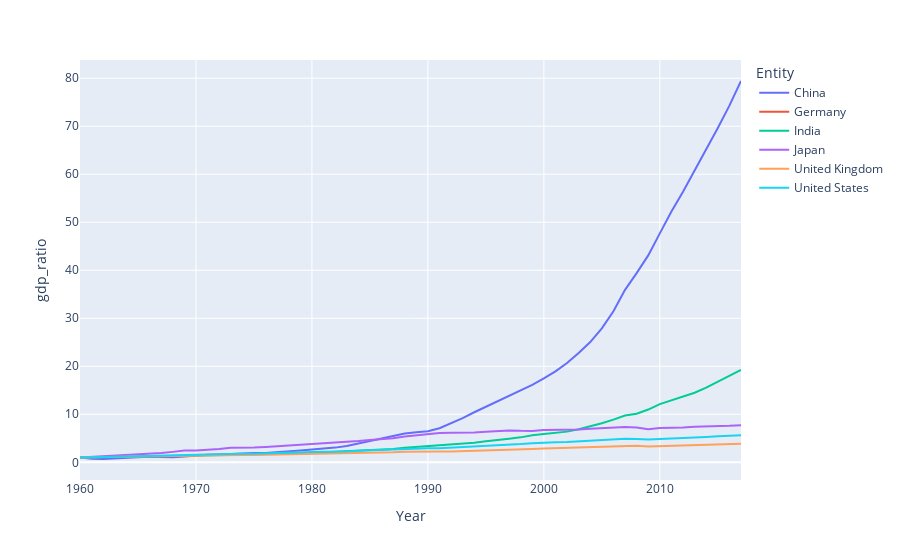

Notebook code cell kept with this figure:
### Code cell
px.line(top6_including_gdp_ratio, x = "Year", y = "gdp_ratio", color = "Entity")
